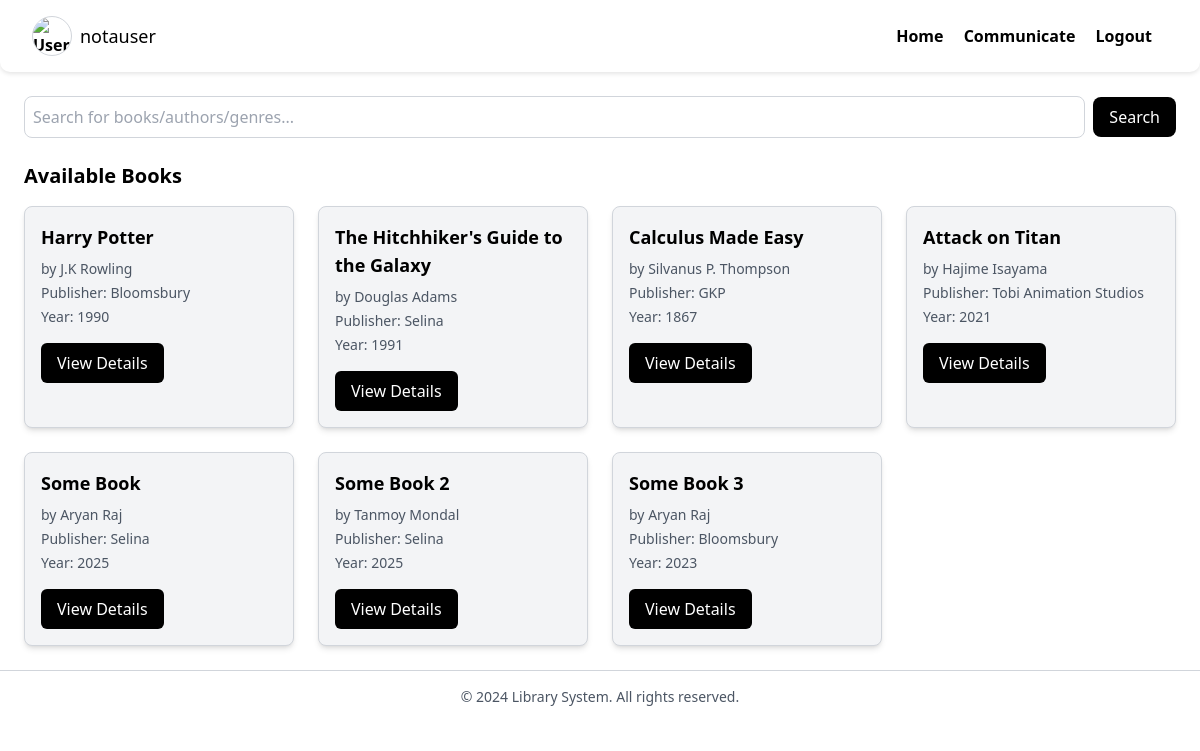
The app's page /home (signed in) with its own data.
### models.py (models this page shows)
class User(Base):
    __tablename__ = 'user'
    id = Column(Integer, index=True, primary_key=True)
    username = Column(String(50), unique=True,nullable=False)
    password = Column(String,nullable=False)
    role = Column(Enum(Role),nullable=False)

class Book(Base):
    __tablename__ = 'book'
    id = Column(Integer, primary_key=True, index=True)
    book_name = Column(String,nullable=False)
    author = Column(String,nullable=False)
    available = Column(Boolean,nullable=False)
    return_date = Column(Date,nullable=True)
    genre = Column(String)
    description = Column(String)
    language = Column(String)
    publisher = Column(String,nullable=True)
    publishing_year = Column(Integer,nullable=True)
    cover_image = Column(LargeBinary,nullable=True)

### user_routers/user_home_page.py (the view)
@router.get('/home')
async def home_page(request:Request, db:db_conn, q:Optional[str]=None):
    user_token = getattr(request.state,'user')
    user_lib_books = db.query(Book).all()
    user = db.query(User).filter(User.id==user_token['id']).first()
    if q is not None:
        books=db.query(Book).all()
        results = []
        for book in books:
            if not book.publisher:
                book.publisher = '52fe088583e4a8bf3dee'
            if book.publishing_year is None:
                book.publishing_year = '52fe088583e4a8bf3dee'
            if q.isdigit():
                if q == str(book.publishing_year):
                    results.append(book)
                    continue
            elif q.lower() in book.book_name.lower() or q.lower() in book.author.lower() or q.lower() in book.genre.lower() or q.lower() in book.publisher.lower() or q.lower() in book.language.lower():
                results.append(book)
            else:
                continue
        user_lib_books = results
        return templates.TemplateResponse('home-page.html',context=
                                        {'request':request,
                                         'books':user_lib_books,
                                         'user':user})
    return templates.TemplateResponse('home-page.html',context={
        'request':request,'user':user,'books':user_lib_books
    })

### templates/home-page.html (shortened to what this page needs)
<!DOCTYPE html>
<html lang="en">
<head>
    <script src="https://cdn.tailwindcss.com"></script>
</head>
<body class="min-h-screen bg-white text-black">
    {% include "navbar.html" %}
    <main class="p-6">
        <div class="mb-6">
            <form action="/home" method="GET" class="flex items-center space-x-2">
                <input
                    type="text"
                    name="q"
                    placeholder="Search for books/authors/genres..."
                    class="w-full p-2 border border-gray-300 rounded-lg focus:outline-none focus:ring-2 focus:ring-gray-500"
                    required>
                <button
                    type="submit"
                    class="px-4 py-2 text-white bg-black rounded-lg hover:bg-gray-800 transition">
                    Search
                </button>
            </form>
        </div>
        <h2 class="text-xl font-semibold mb-4">Available Books</h2>
        <div class="grid grid-cols-1 sm:grid-cols-2 lg:grid-cols-4 gap-6">
            {% for book in books %}
            <div class="bg-gray-100 border border-gray-300 p-4 rounded-lg shadow-md transition-transform transform hover:scale-105">
                <h3 class="text-lg font-semibold mb-2">{{ book.book_name }}</h3>
                <p class="text-sm text-gray-600 mb-1">by {{ book.author }}</p>
                <p class="text-sm text-gray-600 mb-1">{%if book.publisher%}Publisher: {{ book.publisher }}{% endif %}</p>
                <p class="text-sm text-gray-600 mb-4">{%if book.publishing_year%}Year: {{ book.publishing_year }}{% endif %}</p>
                <a href="/books/{{ book.id }}"
                   class="inline-block px-4 py-2 text-white bg-black rounded-md hover:bg-gray-800 transition">
                    View Details
                </a>
            </div>
            {% endfor %}
        </div>
    </main>
    <footer class="text-center py-4 border-t border-gray-300">
        <p class="text-sm text-gray-600">&copy; 2024 Library System. All rights reserved.</p>
    </footer>
</body>
</html>

### templates/navbar.html (shortened to what this page needs)
</head>
<body class="bg-white text-black">
<nav>
    <a href="/profile" class="flex items-center space-x-2 group">
        <img src="/users/{{ user.id }}/profile-image"
                alt="User Profile"
                class="w-10 h-10 rounded-full border border-gray-300 group-hover:ring-2 group-hover:ring-gray-500 transition">
        <span class="text-lg font-medium group-hover:underline">{{ user.username }}</span>
    </a>
    <div id="menu">
        <a href="/home">Home</a>
        <a href="/comms-query-page">Communicate</a>
        <a href="/auth/logout">Logout</a>
    </div>
</nav>

### templates/navbar.html (style rules this page uses)
nav { background-color: #ffffff; padding: 1rem 2rem; display: flex; justify-content: space-between; align-items: center; position: sticky; top: 0; z-index: 1000; border-radius: 0 0 10px 10px; box-shadow: 0 2px 4px rgba(0, 0, 0, 0.1); transition: all 0.3s ease-in-out; }
nav a { text-decoration: none; margin-right: 1rem; color: #000000; font-weight: bold; transition: color 0.3s ease-in-out; }

### records on screen
User: username "notauser"
Book: book_name "Harry Potter", author "J.K Rowling", publisher "Bloomsbury", publishing_year "1990"
Book: book_name "The Hitchhiker's Guide to the Galaxy", author "Douglas Adams", publisher "Selina", publishing_year "1991"
Book: book_name "Calculus Made Easy", author "Silvanus P. Thompson", publisher "GKP", publishing_year "1867"
Book: book_name "Attack on Titan", author "Hajime Isayama", publisher "Tobi Animation Studios", publishing_year "2021"
Book: book_name "Some Book", author "Aryan Raj", publisher "Selina", publishing_year "2025"
Book: book_name "Some Book 2", author "Tanmoy Mondal", publisher "Selina", publishing_year "2025"
Book: book_name "Some Book 3", author "Aryan Raj", publisher "Bloomsbury", publishing_year "2023"
